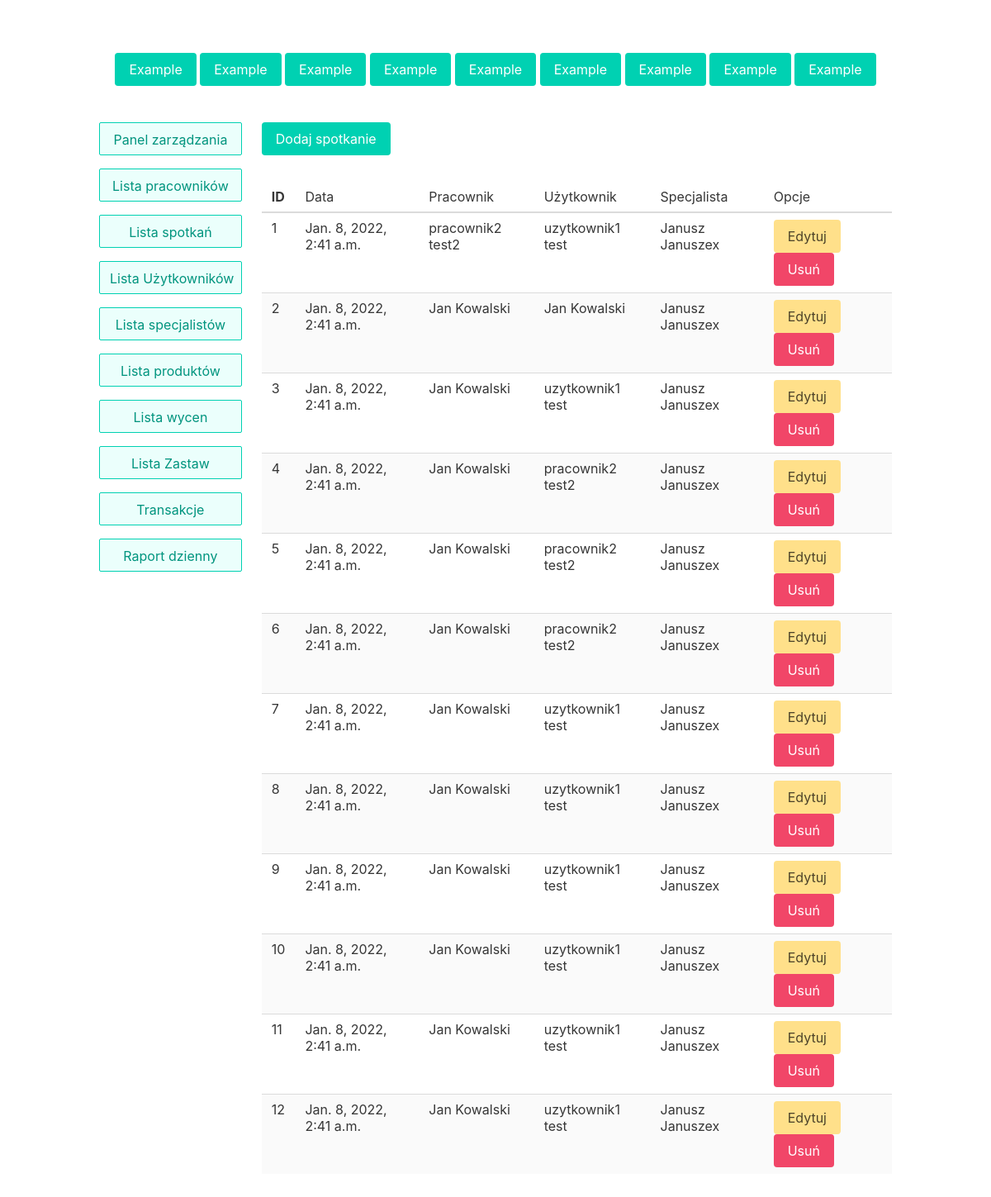
The app's page /appointment_table, older data.
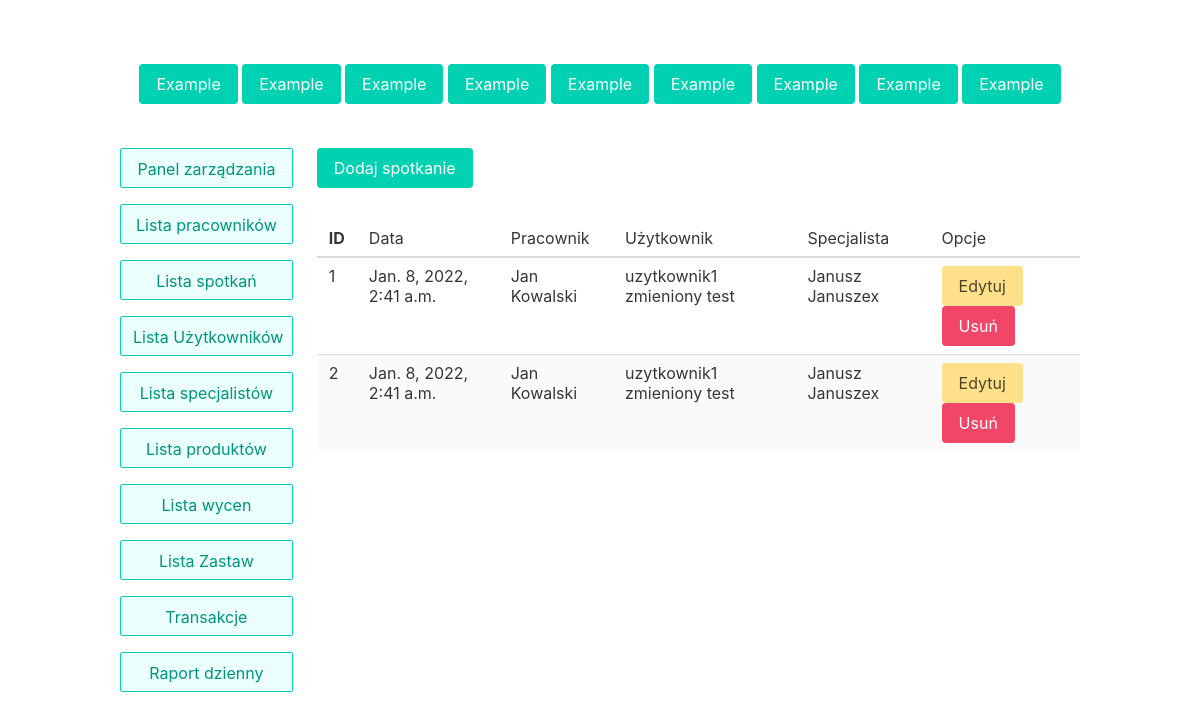
The same page, newer data.
### lombard/models.py (models this page shows)
class Appointment(models.Model):
    date = models.DateTimeField()
    employee = models.ForeignKey(Employee, on_delete=models.CASCADE, null=False, blank=False)
    user = models.ForeignKey(User, on_delete=models.CASCADE, null=False, blank=False)
    expert = models.ForeignKey(Expert, on_delete=models.CASCADE, null=True, blank=True)

class Employee(models.Model):
    user = models.OneToOneField(
        User,
        related_name='corresponding_user',
        on_delete=models.CASCADE,
        blank=False,
        null=False
    )
    pesel = models.BigIntegerField(null=False)
    is_boss = models.BooleanField(default=False)
    def __str__(self):
        return f'{self.user.name} {self.user.surname}'

class User(models.Model):
    name = models.CharField(max_length=255)
    surname = models.CharField(max_length=255)
    address = models.CharField(max_length=255)
    email = models.CharField(max_length=255)
    def __str__(self):
        return f'{self.name} {self.surname}'

class Expert(models.Model):
    name = models.CharField(max_length=255)
    surname = models.CharField(max_length=255)
    number = models.IntegerField()
    speciality = models.CharField(max_length=255)

### lombard/views.py (the view, shortened to what this page needs)
# urls.py: path('appointment_table', views.AppointmentTable.as_view(), name='appointment_table'),
class AppointmentTable(View):
    def get(self, request):
        appointments = list()
        for appointment in Appointment.objects.all():
            appointments.append(appointment)
        context = {
            'appointments': appointments
        }
        return render(request, 'appointment_table.html', context)

### templates/appointment_table.html (shortened to what this page needs)
{% extends 'main_page.html' %}
{% block content %}
<a href="appointment_add" class=" button is-primary my-4">Dodaj spotkanie</a>
<table class="table is-striped is-fullwidth">
    <thead>
        <tr>
            <th>ID</th>
            <td>Data</td>
            <td>Pracownik</td>
            <td>Użytkownik</td>
            <td>Specjalista</td>
            <td>Opcje</td>
        </tr>
    </thead>
    <tbody>
    {% for appointment in appointments %}
        <tr>
            <td>{{appointment.id}}</td>
            <td>{{appointment.date}}</td>
            <td>{{appointment.employee}}</td>
            <td>{{appointment.user}}</td>
            <td>{{appointment.expert.name}} {{appointment.expert.surname}}</td>
            <td><button type="submit" form="form" name="edit" value="{{appointment.id}}" class="button is-warning">Edytuj</button>
            <button type="submit" form="form" name="delete" value="{{appointment.id}}" class="button is-danger">Usuń</button></td>
        </tr>
    {% endfor %}
    </tbody>
</table>
{% endblock %}

### templates/main_page.html (shortened to what this page needs)
{% load static %}
<html>
<head>
    <link rel="stylesheet" type="text/css" href="{% static 'css/bulma.min.css' %}" />
</head>
<body>
<section class="section">
    <div class="field is-grouped is-grouped-centered">
                <div class=" is-grouped ">
                <a href="" class=" button is-primary my-4">Example</a>
                <a href="" class=" button is-primary my-4">Example</a>
                <a href="" class=" button is-primary my-4">Example</a>
                <a href="" class=" button is-primary my-4">Example</a>
                <a href="" class=" button is-primary my-4">Example</a>
                <a href="" class=" button is-primary my-4">Example</a>
                <a href="" class=" button is-primary my-4">Example</a>
                <a href="" class=" button is-primary my-4">Example</a>
                <a href="" class=" button is-primary my-4">Example</a>
            </div>
        </div>
    <div class="container">
        <div class="columns">
            <div class="column is-one-fifth">
                <aside class="menu">
                    <ul class="menu-list" style="line-height: 3">
                        <li><a href="{% url 'home' %}" class="button is-primary is-light is-outlined my-4">Panel zarządzania </a></li>
                        <li><a href="{% url 'employee_table' %}" class="button is-primary is-light is-outlined my-4">Lista pracowników</a></li>
                        <li><a href="{% url 'appointment_table' %}" class="button is-primary is-light is-outlined my-4">Lista spotkań</a></li>
                        <li><a href="{% url 'user_table' %}" class="button is-primary is-light is-outlined my-4">Lista Użytkowników</a></li>
                        <li><a class="button is-primary is-light is-outlined my-4">Lista specjalistów </a></li>
                        <li><a class="button is-primary is-light is-outlined my-4">Lista produktów</a></li>
                        <li><a class="button is-primary is-light is-outlined my-4">Lista wycen</a></li>
                        <li><a class="button is-primary is-light is-outlined my-4">Lista Zastaw</a></li>
                        <li><a class="button is-primary is-light is-outlined my-4">Transakcje</a></li>
                        <li><a class="button is-primary is-light is-outlined my-4">Raport dzienny</a></li>
                    </ul>
                </aside>
            </div>
            <div class="column is-four-fifth">
                {% block content %}
                {% endblock %}
            </div>
        </div>
    </div>
</section>
</body>
</html>

Row changes from the older to the newer data that the page shows:
removed Appointment: id "3", date "Jan. 8, 2022, 2:41 a.m.", employee "Jan Kowalski", user "uzytkownik1 test", expert.name "Janusz", expert.surname "Januszex"
removed Appointment: id "4", date "Jan. 8, 2022, 2:41 a.m.", employee "Jan Kowalski", user "pracownik2 test2", expert.name "Janusz", expert.surname "Januszex"
removed Appointment: id "5", date "Jan. 8, 2022, 2:41 a.m.", employee "Jan Kowalski", user "pracownik2 test2", expert.name "Janusz", expert.surname "Januszex"
removed Appointment: id "6", date "Jan. 8, 2022, 2:41 a.m.", employee "Jan Kowalski", user "pracownik2 test2", expert.name "Janusz", expert.surname "Januszex"
removed Appointment: id "7", date "Jan. 8, 2022, 2:41 a.m.", employee "Jan Kowalski", user "uzytkownik1 test", expert.name "Janusz", expert.surname "Januszex"
removed Appointment: id "8", date "Jan. 8, 2022, 2:41 a.m.", employee "Jan Kowalski", user "uzytkownik1 test", expert.name "Janusz", expert.surname "Januszex"
removed Appointment: id "9", date "Jan. 8, 2022, 2:41 a.m.", employee "Jan Kowalski", user "uzytkownik1 test", expert.name "Janusz", expert.surname "Januszex"
removed Appointment: id "10", date "Jan. 8, 2022, 2:41 a.m.", employee "Jan Kowalski", user "uzytkownik1 test", expert.name "Janusz", expert.surname "Januszex"
removed Appointment: id "11", date "Jan. 8, 2022, 2:41 a.m.", employee "Jan Kowalski", user "uzytkownik1 test", expert.name "Janusz", expert.surname "Januszex"
removed Appointment: id "12", date "Jan. 8, 2022, 2:41 a.m.", employee "Jan Kowalski", user "uzytkownik1 test", expert.name "Janusz", expert.surname "Januszex"
changed Appointment id 1: employee "pracownik2 test2" → "Jan Kowalski"; user "uzytkownik1 test" → "uzytkownik1 zmieniony test"
changed Appointment id 2: user "Jan Kowalski" → "uzytkownik1 zmieniony test"
